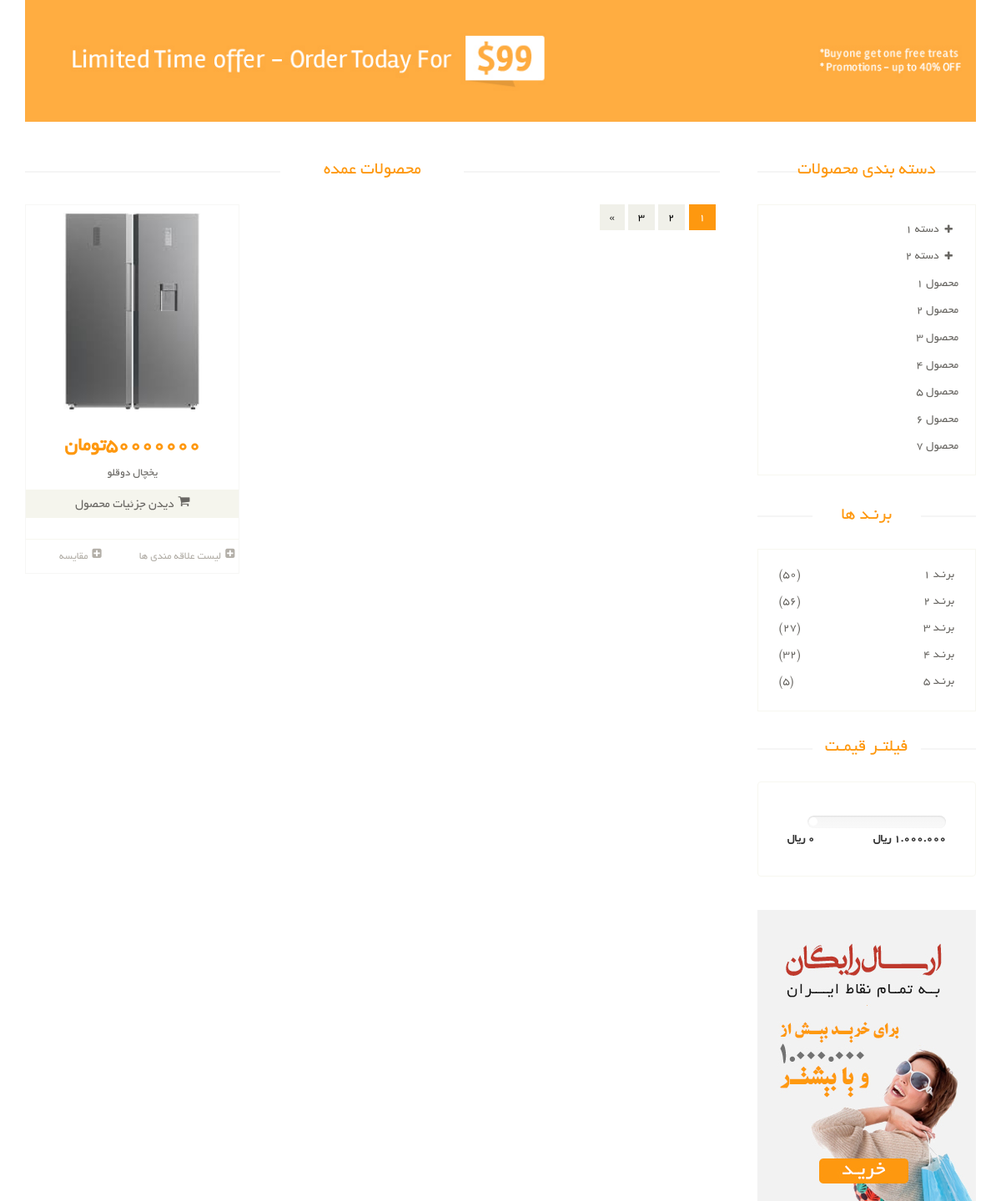
The app's page /category/2/ with its own data.
### product_app/models.py (models this page shows, shortened)
class Product_List(models.Model):
    title = models.CharField(max_length=150, verbose_name="نام محصول")
    price = models.IntegerField(verbose_name='قیمت')
    is_active = models.BooleanField(default=True, verbose_name='موجود است')
    category = models.ForeignKey(ProductCategory , on_delete=models.CASCADE , null=True)
    color = models.ManyToManyField(to=Product_color)
    descroption = models.CharField(max_length=300, verbose_name='توضیحات')
    off = models.IntegerField(null=True, blank=True, verbose_name='تخفیف')
    count = models.IntegerField(verbose_name='تعداد موجودی')
    image = models.ImageField(upload_to='products/' , verbose_name='اضافه کردن عکس محصول' , null=True , blank=True)
    slug = models.SlugField(max_length=200 , allow_unicode=True , null=True , blank=True)
    class Meta:
        verbose_name = 'محصول'
        verbose_name_plural = 'محصولات'

### product_app/views.py (the view)
# urls.py: path('category/<id>/' , product_categories , name='category'),
def product_categories(request , id):
    category = ProductCategory.objects.filter(id=id).first()
    products = Product_List.objects.filter(category=category)
    return render(request , 'product-list.html' , {
        'products': products,
    })

### product_app/templates/product-list.html (shortened to what this page needs)
{% extends 'layout.html' %}
{% block content %}
    <section id="advertisement">
        <div class="container">
            <img src="/static/images/shop/advertisement.jpg" alt="">
        </div>
    </section>
    <section>
        <div class="container">
            <div class="row">
                <div class="col-sm-9 padding-right">
                    <div class="features_items">
                        <h2 class="title text-center">محصولات عمده</h2>
                        {% for product in products %}
                            <div class="col-sm-4">
                                <div class="product-image-wrapper">
                                    <div class="single-products">
                                        <div class="productinfo text-center">
                                            {% if product.image %}
                                                <img src="{{ product.image.url }}" class="product-image"
                                                     alt="{{ product.title }}">
                                            {% endif %}
                                            <h2>{{ product.price }}تومان</h2>
                                            <p>{{ product.title }}</p>
                                            <a href="{% url 'product-details' product.slug %}"
                                               class="btn btn-default add-to-cart"><i
                                                    class="fa fa-shopping-cart"></i>دیدن جزئیات محصول</a>
                                        </div>
                                        <div class="product-overlay">
                                            <div class="overlay-content">
                                            </div>
                                        </div>
                                    </div>
                                    <div class="choose">
                                        <ul class="nav nav-pills nav-justified">
                                            <li><a href=""><i class="fa fa-plus-square"></i>لیست علاقه مندی ها</a></li>
                                            <li><a href=""><i class="fa fa-plus-square"></i>مقایسه</a></li>
                                        </ul>
                                    </div>
                                </div>
                            </div>
                        {% endfor %}
                        <ul class="pagination">
                            <li class="active"><a href="">1</a></li>
                            <li><a href="">2</a></li>
                            <li><a href="">3</a></li>
                            <li><a href="">»</a></li>
                        </ul>
                    </div>
                </div>
                <div class="col-sm-3">
                    <div class="left-sidebar">
                        <h2>دسته بندی محصولات</h2>
                        <div class="panel-group category-products" id="accordian">
                            <div class="panel panel-default">
                                <div class="panel-heading">
                                    <h4 class="panel-title">
                                        <a data-toggle="collapse" data-parent="#accordian" href="#sportswear">
                                            <span class="badge pull-right"><i class="fa fa-plus"></i></span>
                                            دسته 1
                                        </a>
                                    </h4>
                                </div>
                            </div>
                            <div class="panel panel-default">
                                <div class="panel-heading">
                                    <h4 class="panel-title">
                                        <a data-toggle="collapse" data-parent="#accordian" href="#mens">
                                            <span class="badge pull-right"><i class="fa fa-plus"></i></span>
                                            دسته 2
                                        </a>
                                    </h4>
                                </div>
                            </div>
                            <div class="panel panel-default">
                                <div class="panel-heading">
                                    <h4 class="panel-title"><a href="#">محصول 1</a></h4>
                                </div>
                            </div>
                            <div class="panel panel-default">
                                <div class="panel-heading">
                                    <h4 class="panel-title"><a href="#">محصول 2</a></h4>
                                </div>
                            </div>
                            <div class="panel panel-default">
                                <div class="panel-heading">
                                    <h4 class="panel-title"><a href="#">محصول 3</a></h4>
                                </div>
                            </div>
                            <div class="panel panel-default">
                                <div class="panel-heading">
                                    <h4 class="panel-title"><a href="#">محصول 4</a></h4>
                                </div>
                            </div>
                            <div class="panel panel-default">
                                <div class="panel-heading">
                                    <h4 class="panel-title"><a href="#">محصول 5</a></h4>
                                </div>
                            </div>
                            <div class="panel panel-default">
                                <div class="panel-heading">
                                    <h4 class="panel-title"><a href="#">محصول 6</a></h4>
                                </div>
                            </div>
                            <div class="panel panel-default">
                                <div class="panel-heading">
                                    <h4 class="panel-title"><a href="#">محصول 7</a></h4>
                                </div>
                            </div>
                        </div>
                        <div class="brands_products">
                            <h2>برنـد ها</h2>
                            <div class="brands-name">
                                <ul class="nav nav-pills nav-stacked">
                                    <li><a href=""> <span class="pull-left">(50)</span>برنـد 1</a></li>
                                    <li><a href=""> <span class="pull-left">(56)</span>برنـد 2</a></li>
                                    <li><a href=""> <span class="pull-left">(27)</span>برنـد 3</a></li>
                                    <li><a href=""> <span class="pull-left">(32)</span>برنـد 4</a></li>
                                    <li><a href=""> <span class="pull-left">(5)</span>برنـد 5</a></li>
                                </ul>
                            </div>
                        </div>
                        <div class="price-range">
                            <h2>فیلتـر قیمـت</h2>
                            <div class="well">
                                <div class="slider slider-horizontal" style="width: 139px;">
                                           id="sl2" style=""></div>
                                <br>
                                <b>1.000.000 ريال</b> <b class="pull-left">0 ريال</b>
                            </div>
                        </div>
                        <div class="shipping text-center">
                            <img src="/static/images/home/shipping.jpg" alt="">
                        </div>
                    </div>
                </div>
            </div>
        </div>
    </section>
{% endblock %}

### static/css/price-range.css (style rules this page uses)
.slider { display: inline-block; vertical-align: middle; position: relative; }
.slider.slider-horizontal { width: 210px; height: 20px; }

### records on screen
Product_List: image (picture), price "50000000", title "یخچال دوقلو"
